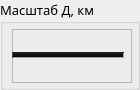
    <widget class="QGroupBox" name="groupBoxMashtabD">
     <property name="enabled">
      <bool>true</bool>
     </property>
     <property name="geometry">
      <rect>
       <x>1060</x>
       <y>250</y>
       <width>140</width>
       <height>90</height>
      </rect>
     </property>
     <property name="font">
      <font>
       <family>Noto Sans</family>
       <pointsize>10</pointsize>
      </font>
     </property>
     <property name="accessibleDescription">
      <string>G</string>
     </property>
     <property name="autoFillBackground">
      <bool>false</bool>
     </property>
     <property name="styleSheet">
      <string notr="true">QSlider::groove:vertical {
	border-bottom: 1px solid #AAA099;
	border-top: 1px solid #222222;
	border-right: 1px solid #AAA099;
	border-left: 1px solid #444444; 
    height: 68px;      
	width:4px;
/*
background-image: url(:/slider/basic/resgui/slider/sliderHandle022.png);
background-repeat:no-repeat;
margin: -9px  -1px  -9px  -1px;
*/
    background: qlineargradient(x1:0, y1:0, x2:0, y2:1, stop:0 #222018, stop:1 #000000);

    margin: 2px 0;
 }

 QSlider::handle:vertical {
	background-image: url(:/slider/basic/resgui/slider/sliderHandle022.png);
	background-image: url(:/slider/resgui/slider/sliderHandle022.png);
	background-repeat:no-repeat;
    height: 15px;
    width: 28px;
	margin: -1px -9px;
 }

 QSlider::handle:vertical:disabled {
	background-image: url(:/slider/basic/resgui/slider/sliderHandle022disable03.png);
	background-image: url(:/slider/resgui/slider/sliderHandle022disable03.png);
 }

 QSlider::groove:hover {
	border-bottom: 1px solid #CCBB99;
	border-top: 1px solid #444444;
	border-right: 1px solid #CCBB99;
	border-left: 1px solid #555555; 

/*    background: qlineargradient(x1:0, y1:0, x2:0, y2:1, stop:0 #323028, stop:1 #121008);	
*/
 }

QSlider::groove:disabled{
/*	background-color: rgba(68, 64, 60, 255);
background-color: rgba(60, 52, 48,  255);
*/	
background-color: rgba(36, 41, 34,  255);
}
</string>
     </property>
     <property name="title">
      <string>Масштаб Д, км</string>
     </property>
     <property name="checkable">
      <bool>false</bool>
     </property>
     <widget class="QFrame" name="frameZoom">
      <property name="geometry">
       <rect>
        <x>12</x>
        <y>29</y>
        <width>120</width>
        <height>54</height>
       </rect>
      </property>
      <property name="autoFillBackground">
       <bool>false</bool>
      </property>
      <property name="styleSheet">
       <string notr="true">QFrame{
/*	background-image: url(:/AzScales/resgui/AzimuthScales/zoom0542.png);
*/	background-image: url(:/AzScales/resgui/AzimuthScales/zoom0614.png);
	background-repeat:no-repeat;
}

QFrame:disabled{
	background-image: url(:/AzScales/resgui/AzimuthScales/zoom0542dis.png);
	background-repeat:no-repeat;
}
</string>
      </property>
      <property name="frameShape">
       <enum>QFrame::StyledPanel</enum>
      </property>
      <property name="frameShadow">
       <enum>QFrame::Raised</enum>
      </property>
     </widget>
     <widget class="QSlider" name="sliderZoom">
      <property name="enabled">
       <bool>true</bool>
      </property>
      <property name="geometry">
       <rect>
        <x>3</x>
        <y>40</y>
        <width>130</width>
        <height>30</height>
       </rect>
      </property>
      <property name="sizePolicy">
       <sizepolicy hsizetype="Fixed" vsizetype="Fixed">
        <horstretch>0</horstretch>
        <verstretch>0</verstretch>
       </sizepolicy>
      </property>
      <property name="cursor">
       <cursorShape>PointingHandCursor</cursorShape>
      </property>
      <property name="focusPolicy">
       <enum>Qt::StrongFocus</enum>
      </property>
      <property name="styleSheet">
       <string notr="true">QSlider::groove:horizontal {
	border-bottom: 1px solid #AAA099;
	border-top: 1px solid #222222;
	border-right: 1px solid #AAA099;
	border-left: 1px solid #444444; 
/*    width: 100px;      
*/    width: 110px;      
	height: 4px;
    background: qlineargradient(x1:0, y1:0, x2:0, y2:1, stop:0 #222018, stop:1 #000000);
    margin: 0 2px;
 }

 QSlider::handle:horizontal {	
	background-image: url(:/slider/resgui/slider/sliderHandleHoriz022.png);
    height: 28px;
    width: 15px;
	margin: -9px  -1px  -9px  -1px;
 }

 QSlider::handle:horizontal:disabled {
	background-image: url(:/slider/basic/resgui/slider/sliderHandle022Horzdisable03.png);
    background-image: url(:/slider/resgui/slider/sliderHandleHoriz022.png);
 }


 QSlider::groove:hover {
	border-bottom: 1px solid #CCBB99;
	border-top: 1px solid #444444;
	border-right: 1px solid #CCBB99;
	border-left: 1px solid #555555; 
 }

QSlider::groove:disabled{
	background-color: rgba(68, 64, 60, 255);
}

/*
QSlider {border-image: url(:/background/basic/resgui/background/trnsprnt.png);
background-color: rgb(57,56,51);
}
QSlider::groove:horizontal {border-image: url(:/slider/basic/resgui/slider/grooveG.png) ;
height:12px;
} 
QSlider::groove:horizontal:hover {border-image: url(:/slider/basic/resgui/slider/grooveGh.png) ;
height:12px;
} 
QSlider::handle:horizontal {
	border-image: url(:/slider/basic/resgui/slider/handleG.png) ;
	width: 9px;
    margin: 2px 0 ;
}
QSlider::handle:horizontal:hover {
	border-image: url(:/slider/basic/resgui/slider/handle_mouseG.png);
	width: 9px;
    margin: 2px 0 ;
}
QSlider::handle:horizontal:disabled {
	border-image: url(:/slider/basic/resgui/slider/handle_disableG.png);
	width: 9px;
    margin: 2px 0 ;
}
*/










</string>
      </property>
      <property name="maximum">
       <number>6</number>
      </property>
      <property name="singleStep">
       <number>1</number>
      </property>
      <property name="pageStep">
       <number>1</number>
      </property>
      <property name="value">
       <number>1</number>
      </property>
      <property name="sliderPosition">
       <number>1</number>
      </property>
      <property name="tracking">
       <bool>true</bool>
      </property>
      <property name="orientation">
       <enum>Qt::Horizontal</enum>
      </property>
      <property name="tickPosition">
       <enum>QSlider::TicksBothSides</enum>
      </property>
      <property name="tickInterval">
       <number>1</number>
      </property>
     </widget>
     <widget class="QFrame" name="frameZoomH">
      <property name="enabled">
       <bool>false</bool>
      </property>
      <property name="geometry">
       <rect>
        <x>5</x>
        <y>91</y>
        <width>132</width>
        <height>103</height>
       </rect>
      </property>
      <property name="autoFillBackground">
       <bool>false</bool>
      </property>
      <property name="styleSheet">
       <string notr="true">
QFrame{
	background-image: url(:/AzScales/resgui/AzimuthScales/zoom_H_023.png);
    background-position: bottom right;
	background-repeat:no-repeat;
}

QFrame:disabled{
	background-image: url(:/AzScales/resgui/AzimuthScales/zoom_H_0231.png);
	background-repeat:no-repeat;
}


/*
QFrame{
	background-image: url(:/AzimuthScales/resgui/AzimuthScales/zoom_H_023.png);
	background-repeat:no-repeat no-repeat;
    background-position: bottom right;
}

QFrame:disabled{
	background-image: url(:/AzimuthScales/resgui/AzimuthScales/zoom_H_0231.png);
	background-repeat:no-repeat;
}

QLabel{
	background-image: url(:none);
}

QLabel:disabled{
	background-image: url(:none);
}
*/

</string>
      </property>
      <property name="frameShape">
       <enum>QFrame::StyledPanel</enum>
      </property>
      <property name="frameShadow">
       <enum>QFrame::Raised</enum>
      </property>
      <widget class="QLabel" name="labelZoomH">
       <property name="enabled">
        <bool>false</bool>
       </property>
       <property name="geometry">
        <rect>
         <x>0</x>
         <y>1</y>
         <width>120</width>
         <height>16</height>
        </rect>
       </property>
       <property name="sizePolicy">
        <sizepolicy hsizetype="Fixed" vsizetype="Fixed">
         <horstretch>0</horstretch>
         <verstretch>0</verstretch>
        </sizepolicy>
       </property>
       <property name="font">
        <font>
         <family>Ubuntu</family>
         <pointsize>8</pointsize>
         <underline>false</underline>
         <stylestrategy>PreferAntialias</stylestrategy>
        </font>
       </property>
       <property name="styleSheet">
        <string notr="true"/>
       </property>
       <property name="frameShape">
        <enum>QFrame::HLine</enum>
       </property>
       <property name="midLineWidth">
        <number>0</number>
       </property>
       <property name="text">
        <string>___Масштаб высоты___</string>
       </property>
       <property name="alignment">
        <set>Qt::AlignLeading|Qt::AlignLeft|Qt::AlignVCenter</set>
       </property>
       <property name="indent">
        <number>0</number>
       </property>
      </widget>
      <widget class="QFrame" name="frameZoomH1">
       <property name="geometry">
        <rect>
         <x>5</x>
         <y>20</y>
         <width>33</width>
         <height>92</height>
        </rect>
       </property>
       <property name="styleSheet">
        <string notr="true">QFrame{
	background-image: url(:/AzimuthScales/resgui/AzimuthScales/zoom_H_024.png);
	background-repeat:no-repeat no-repeat;
    background-position: bottom right;
}

QFrame:disabled{
	background-image: url(:/AzimuthScales/resgui/AzimuthScales/zoom_H_024dis.png);
	background-repeat:no-repeat;
}

QLabel{
	background-image: url(:none);
}

QLabel:disabled{
	background-image: url(:none);
}
</string>
       </property>
       <property name="frameShape">
        <enum>QFrame::StyledPanel</enum>
       </property>
       <property name="frameShadow">
        <enum>QFrame::Raised</enum>
       </property>
       <widget class="QSlider" name="sliderZoomH1">
        <property name="enabled">
         <bool>false</bool>
        </property>
        <property name="geometry">
         <rect>
          <x>0</x>
          <y>6</y>
          <width>24</width>
          <height>72</height>
         </rect>
        </property>
        <property name="sizePolicy">
         <sizepolicy hsizetype="Fixed" vsizetype="Fixed">
          <horstretch>0</horstretch>
          <verstretch>0</verstretch>
         </sizepolicy>
        </property>
        <property name="cursor">
         <cursorShape>PointingHandCursor</cursorShape>
        </property>
        <property name="mouseTracking">
         <bool>false</bool>
        </property>
        <property name="focusPolicy">
         <enum>Qt::NoFocus</enum>
        </property>
        <property name="autoFillBackground">
         <bool>false</bool>
        </property>
        <property name="styleSheet">
         <string notr="true">QFrame{
	background-image: url(:/AzimuthScales/resgui/AzimuthScales/zoom_H_024.png);
	background-image: url(:/AzimuthScales/resgui/AzimuthScales/zoom_H_023.png);
	background-repeat:no-repeat no-repeat;
    background-position: bottom right;
}

QFrame:disabled{
	background-image: url(:/AzimuthScales/resgui/AzimuthScales/zoom_H_024dis.png);
	background-image: url(:/AzimuthScales/resgui/AzimuthScales/zoom_H_0231.png);
	background-repeat:no-repeat;
}

QLabel{
	background-image: url(:none);
}

QLabel:disabled{
	background-image: url(:none);
}
</string>
        </property>
        <property name="minimum">
         <number>0</number>
        </property>
        <property name="maximum">
         <number>3</number>
        </property>
        <property name="singleStep">
         <number>1</number>
        </property>
        <property name="pageStep">
         <number>1</number>
        </property>
        <property name="value">
         <number>1</number>
        </property>
        <property name="sliderPosition">
         <number>1</number>
        </property>
        <property name="tracking">
         <bool>true</bool>
        </property>
        <property name="orientation">
         <enum>Qt::Vertical</enum>
        </property>
        <property name="invertedAppearance">
         <bool>false</bool>
        </property>
        <property name="invertedControls">
         <bool>false</bool>
        </property>
        <property name="tickPosition">
         <enum>QSlider::NoTicks</enum>
        </property>
        <property name="tickInterval">
         <number>1</number>
        </property>
       </widget>
      </widget>
      <widget class="QFrame" name="frameZoomH2">
       <property name="geometry">
        <rect>
         <x>36</x>
         <y>20</y>
         <width>33</width>
         <height>92</height>
        </rect>
       </property>
       <property name="styleSheet">
        <string notr="true">QFrame{
	background-image: url(:/AzimuthScales/resgui/AzimuthScales/zoom_H_024.png);
	background-repeat:no-repeat no-repeat;
    background-position: bottom right;
}

QFrame:disabled{
	background-image: url(:/AzimuthScales/resgui/AzimuthScales/zoom_H_024dis.png);
	background-repeat:no-repeat;
}

QLabel{
	background-image: url(:none);
}

QLabel:disabled{
	background-image: url(:none);
}
</string>
       </property>
       <property name="frameShape">
        <enum>QFrame::StyledPanel</enum>
       </property>
       <property name="frameShadow">
        <enum>QFrame::Raised</enum>
       </property>
       <widget class="QSlider" name="sliderZoomH2">
        <property name="enabled">
         <bool>false</bool>
        </property>
        <property name="geometry">
         <rect>
          <x>0</x>
          <y>6</y>
          <width>24</width>
          <height>72</height>
         </rect>
        </property>
        <property name="sizePolicy">
         <sizepolicy hsizetype="Fixed" vsizetype="Fixed">
          <horstretch>0</horstretch>
          <verstretch>0</verstretch>
         </sizepolicy>
        </property>
        <property name="cursor">
         <cursorShape>PointingHandCursor</cursorShape>
        </property>
        <property name="mouseTracking">
         <bool>false</bool>
        </property>
        <property name="focusPolicy">
         <enum>Qt::NoFocus</enum>
        </property>
        <property name="autoFillBackground">
         <bool>false</bool>
        </property>
        <property name="styleSheet">
         <string notr="true">QFrame{
	background-image: url(:/AzimuthScales/resgui/AzimuthScales/zoom_H_024.png);
	background-repeat:no-repeat no-repeat;
    background-position: bottom right;
}

QFrame:disabled{
	background-image: url(:/AzimuthScales/resgui/AzimuthScales/zoom_H_024dis.png);
	background-repeat:no-repeat;
}

QLabel{
	background-image: url(:none);
}

QLabel:disabled{
	background-image: url(:none);
}
</string>
        </property>
        <property name="minimum">
         <number>0</number>
        </property>
        <property name="maximum">
         <number>3</number>
        </property>
        <property name="singleStep">
         <number>1</number>
        </property>
        <property name="pageStep">
         <number>1</number>
        </property>
        <property name="value">
         <number>1</number>
        </property>
        <property name="sliderPosition">
         <number>1</number>
        </property>
        <property name="tracking">
         <bool>true</bool>
        </property>
        <property name="orientation">
         <enum>Qt::Vertical</enum>
        </property>
        <property name="invertedAppearance">
         <bool>false</bool>
        </property>
        <property name="invertedControls">
         <bool>false</bool>
        </property>
        <property name="tickPosition">
         <enum>QSlider::NoTicks</enum>
        </property>
        <property name="tickInterval">
         <number>1</number>
        </property>
       </widget>
      </widget>
      <widget class="QFrame" name="frameZoomH3">
       <property name="geometry">
        <rect>
         <x>67</x>
         <y>20</y>
         <width>33</width>
         <height>92</height>
        </rect>
       </property>
       <property name="styleSheet">
        <string notr="true">QFrame{
	background-image: url(:/AzimuthScales/resgui/AzimuthScales/zoom_H_024.png);
	background-repeat:no-repeat no-repeat;
    background-position: bottom right;
}

QFrame:disabled{
	background-image: url(:/AzimuthScales/resgui/AzimuthScales/zoom_H_024dis.png);
	background-repeat:no-repeat;
}

QLabel{
	background-image: url(:none);
}

QLabel:disabled{
	background-image: url(:none);
}
</string>
       </property>
       <property name="frameShape">
        <enum>QFrame::StyledPanel</enum>
       </property>
       <property name="frameShadow">
        <enum>QFrame::Raised</enum>
       </property>
       <widget class="QSlider" name="sliderZoomH3">
        <property name="enabled">
         <bool>false</bool>
        </property>
        <property name="geometry">
         <rect>
          <x>0</x>
          <y>6</y>
          <width>24</width>
          <height>72</height>
         </rect>
        </property>
        <property name="sizePolicy">
         <sizepolicy hsizetype="Fixed" vsizetype="Fixed">
          <horstretch>0</horstretch>
          <verstretch>0</verstretch>
         </sizepolicy>
        </property>
        <property name="cursor">
         <cursorShape>PointingHandCursor</cursorShape>
        </property>
        <property name="mouseTracking">
         <bool>false</bool>
        </property>
        <property name="focusPolicy">
         <enum>Qt::NoFocus</enum>
        </property>
        <property name="autoFillBackground">
         <bool>false</bool>
        </property>
        <property name="styleSheet">
         <string notr="true">QFrame{
	background-image: url(:/AzimuthScales/resgui/AzimuthScales/zoom_H_024.png);
	background-repeat:no-repeat no-repeat;
    background-position: bottom right;
}

QFrame:disabled{
	background-image: url(:/AzimuthScales/resgui/AzimuthScales/zoom_H_024dis.png);
	background-repeat:no-repeat;
}

QLabel{
	background-image: url(:none);
}

QLabel:disabled{
	background-image: url(:none);
}
</string>
        </property>
        <property name="minimum">
         <number>0</number>
        </property>
        <property name="maximum">
         <number>3</number>
        </property>
        <property name="singleStep">
         <number>1</number>
        </property>
        <property name="pageStep">
         <number>1</number>
        </property>
        <property name="value">
         <number>1</number>
        </property>
        <property name="sliderPosition">
         <number>1</number>
        </property>
        <property name="tracking">
         <bool>true</bool>
        </property>
        <property name="orientation">
         <enum>Qt::Vertical</enum>
        </property>
        <property name="invertedAppearance">
         <bool>false</bool>
        </property>
        <property name="invertedControls">
         <bool>false</bool>
        </property>
        <property name="tickPosition">
         <enum>QSlider::NoTicks</enum>
        </property>
        <property name="tickInterval">
         <number>1</number>
        </property>
       </widget>
      </widget>
      <widget class="QFrame" name="frameZoomH4">
       <property name="geometry">
        <rect>
         <x>98</x>
         <y>20</y>
         <width>33</width>
         <height>92</height>
        </rect>
       </property>
       <property name="styleSheet">
        <string notr="true">QFrame{
	background-image: url(:/AzimuthScales/resgui/AzimuthScales/zoom_H_024.png);
	background-repeat:no-repeat no-repeat;
    background-position: bottom right;
}

QFrame:disabled{
	background-image: url(:/AzimuthScales/resgui/AzimuthScales/zoom_H_024dis.png);
	background-repeat:no-repeat;
}

QLabel{
	background-image: url(:none);
}

QLabel:disabled{
	background-image: url(:none);
}
</string>
       </property>
       <property name="frameShape">
        <enum>QFrame::StyledPanel</enum>
       </property>
       <property name="frameShadow">
        <enum>QFrame::Raised</enum>
       </property>
       <widget class="QSlider" name="sliderZoomH4">
        <property name="enabled">
         <bool>false</bool>
        </property>
        <property name="geometry">
         <rect>
          <x>0</x>
          <y>6</y>
          <width>24</width>
          <height>72</height>
         </rect>
        </property>
        <property name="sizePolicy">
         <sizepolicy hsizetype="Fixed" vsizetype="Fixed">
          <horstretch>0</horstretch>
          <verstretch>0</verstretch>
         </sizepolicy>
        </property>
        <property name="cursor">
         <cursorShape>PointingHandCursor</cursorShape>
        </property>
        <property name="mouseTracking">
         <bool>false</bool>
        </property>
        <property name="focusPolicy">
         <enum>Qt::NoFocus</enum>
        </property>
        <property name="autoFillBackground">
         <bool>false</bool>
        </property>
        <property name="styleSheet">
         <string notr="true">QFrame{
	background-image: url(:/AzimuthScales/resgui/AzimuthScales/zoom_H_024.png);
	background-repeat:no-repeat no-repeat;
    background-position: bottom right;
}

QFrame:disabled{
	background-image: url(:/AzimuthScales/resgui/AzimuthScales/zoom_H_024dis.png);
	background-repeat:no-repeat;
}

QLabel{
	background-image: url(:none);
}

QLabel:disabled{
	background-image: url(:none);
}
</string>
        </property>
        <property name="minimum">
         <number>0</number>
        </property>
        <property name="maximum">
         <number>3</number>
        </property>
        <property name="singleStep">
         <number>1</number>
        </property>
        <property name="pageStep">
         <number>1</number>
        </property>
        <property name="value">
         <number>1</number>
        </property>
        <property name="sliderPosition">
         <number>1</number>
        </property>
        <property name="tracking">
         <bool>true</bool>
        </property>
        <property name="orientation">
         <enum>Qt::Vertical</enum>
        </property>
        <property name="invertedAppearance">
         <bool>false</bool>
        </property>
        <property name="invertedControls">
         <bool>false</bool>
        </property>
        <property name="tickPosition">
         <enum>QSlider::NoTicks</enum>
        </property>
        <property name="tickInterval">
         <number>1</number>
        </property>
       </widget>
      </widget>
     </widget>
    </widget>
